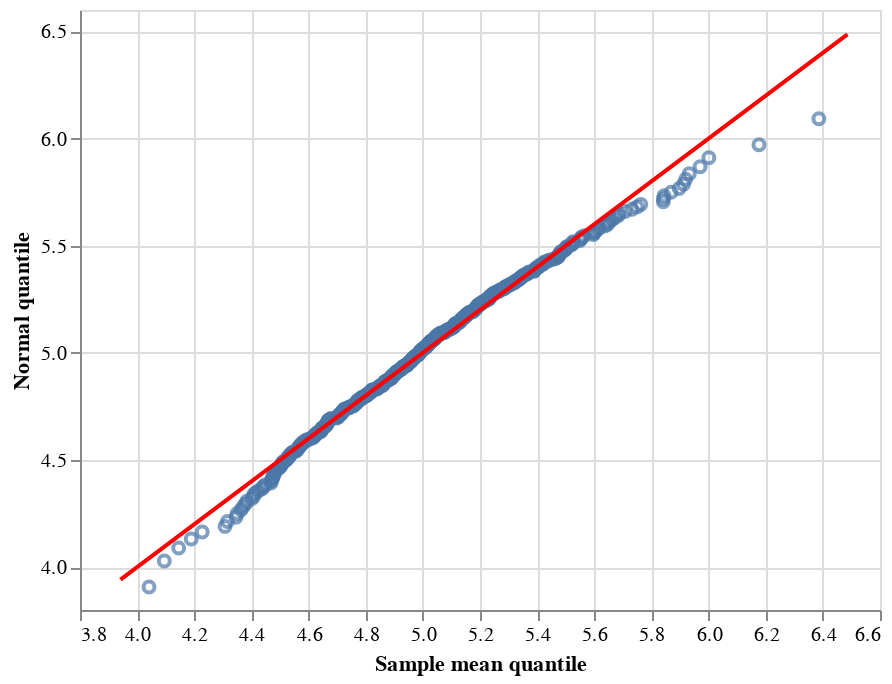

Here is the notebook cell this chart was saved with:
### Code cell
unit_mesh = [1 - (1 / len(sample_means)) * ix - (0.5 / len(sample_means)) for ix in range(0,len(sample_means))]
quantile_vals = [stats.norm.isf(u, loc = 5, scale = clt_scale) for u in unit_mesh]
sample_means.sort()
quant_df = pd.DataFrame({
    "sample_means": sample_means,
    "quantiles": quantile_vals})

ab_lims = [min(sample_means)-0.1, max(sample_means)+0.1]
abline_df = pd.DataFrame({"x": ab_lims, "y": ab_lims})

quant_points = (alt
                   .Chart(quant_df)
                   .mark_point()
                   .encode(x =  alt.X('sample_means:Q',
                                      scale=alt.Scale(zero=False),
                                      title = "Sample mean quantile"),
                           y = alt.Y('quantiles:Q',
                                      scale=alt.Scale(zero=False),
                                      title = "Normal quantile")))

ab_line = (alt
          .Chart(abline_df)
          .mark_line(color = "red")
          .encode(x = "x", y = "y"))

quant_points + ab_line

### Figure 1 — Vega-Lite specification as saved in the notebook (floating-point values rounded to 4 significant figures; data arrays with more than 128 entries replaced by an {"elided": "..."} marker saying what was removed)
{"config": {"view": {"continuousWidth": 400, "continuousHeight": 300}}, "layer": [{"data": {"name": "data-4b33247a47d51bf30c6d05d360fe2183"}, "mark": "point", "encoding": {"x": {"type": "quantitative", "field": "sample_means", "scale": {"zero": false}, "title": "Sample mean quantile"}, "y": {"type": "quantitative", "field": "quantiles", "scale": {"zero": false}, "title": "Normal quantile"}}}, {"data": {"name": "data-48b6d2e21e0069851a24f831171f2869"}, "mark": {"type": "line", "color": "red"}, "encoding": {"x": {"type": "quantitative", "field": "x"}, "y": {"type": "quantitative", "field": "y"}}}], "$schema": "https://vega.github.io/schema/vega-lite/v4.8.1.json", "datasets": {"data-4b33247a47d51bf30c6d05d360fe2183": {"elided": "500 records"}, "data-48b6d2e21e0069851a24f831171f2869": [{"x": 3.942, "y": 3.942}, {"x": 6.486, "y": 6.486}]}}
